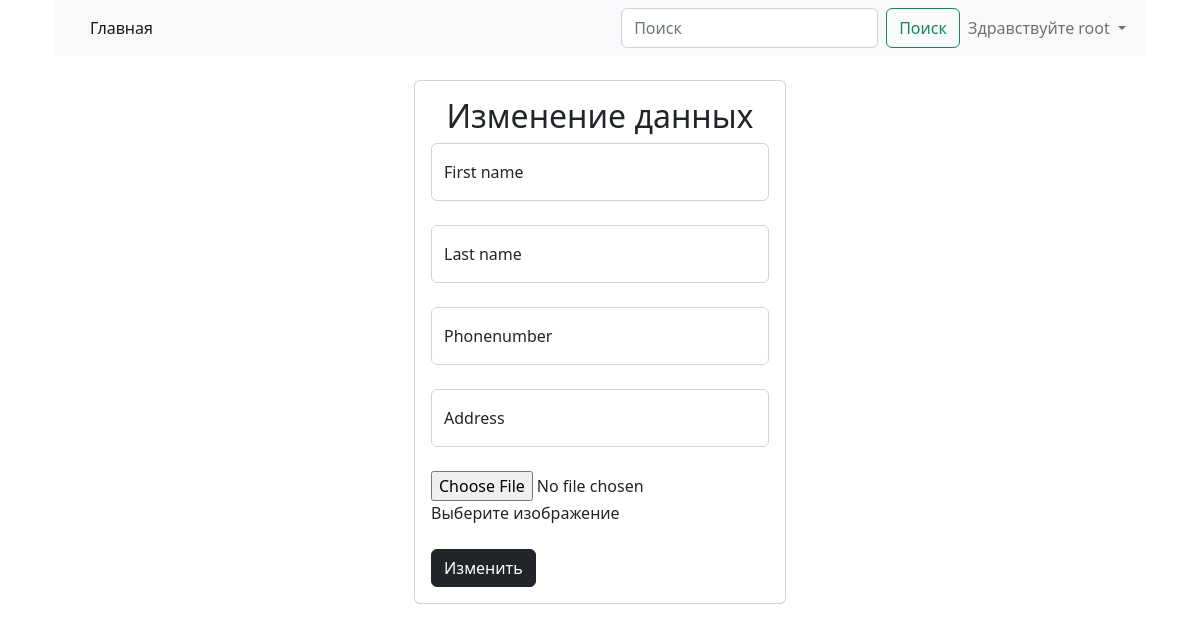
Page /users/edit/2 (signed in) on the earlier database version.
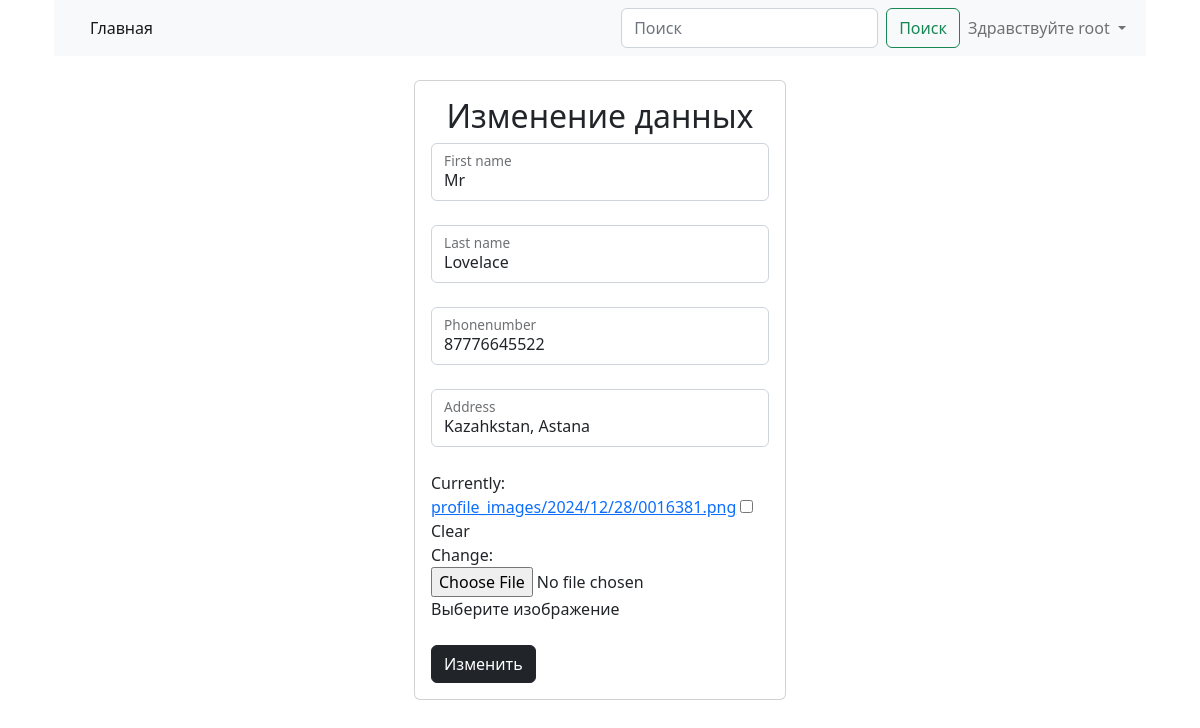
Same page on the later database version.
### users/models.py (models this page shows)
class CustomUser(AbstractUser):
    image = models.ImageField(upload_to='profile_images/%Y/%m/%d', blank=True, null=True)
    phonenumber = models.CharField(max_length=13, blank=True, null=True)
    address = models.CharField(max_length=100, blank=True, null=True)
    def __str__(self):
        return self.username
    def get_absolute_url(self):
        return reverse("users:profile", kwargs={"pk": self.id})

### users/views.py (the view)
# urls.py: path("edit/<int:pk>", views.ProfileUpdateView.as_view(), name="edit"),
class ProfileUpdateView(LoginRequiredMixin, UpdateView):
    form_class = UserUpdateForm
    model = get_user_model()
    template_name = 'users/profile_update.html'
    success_url = reverse_lazy('main:index')

### users/templates/users/profile_update.html (shortened to what this page needs)
{% extends "base.html" %}
        {% block content %}
        <div class="d-flex justify-content-center">
            <div class="card col-4 mb-4 mt-4">
                <div class="card-body">
                    <h2 class="text-center">Изменение данных</h2>
                    <form action="" method="post" enctype="multipart/form-data">
                        {% for field in form %}
                            {% if field.name == "image" %}
                            <div class="custom-file mb-4">
                                {{ field }}
                                <label class="custom-file-label" for="{{ field.id_for_label }}">
                                    Выберите изображение
                                </label>
                            </div>
                            {% else %}
                            <div class="form-floating flex-fill mb-4">
                                {{ field }}
                                <label for="{{ field.id_for_label }}">
                                </label>
                            </div>
                            {% endif %}
                        {% endfor %}
                        <button class="btn btn-dark" type="submit">Изменить</button>
                    </form>
                </div>
                </div>
            </div>
        {% endblock content %}

Differences in the rows shown:
changed CustomUser: first_name (not shown) → "Mr"; last_name (not shown) → "Lovelace"; phonenumber (not shown) → "87776645522"; address (not shown) → "Kazahkstan, Astana"
Other differences:
new list line: "Currently: profile_images/2024/12/28/0016381.png Clear Change: ☐"
